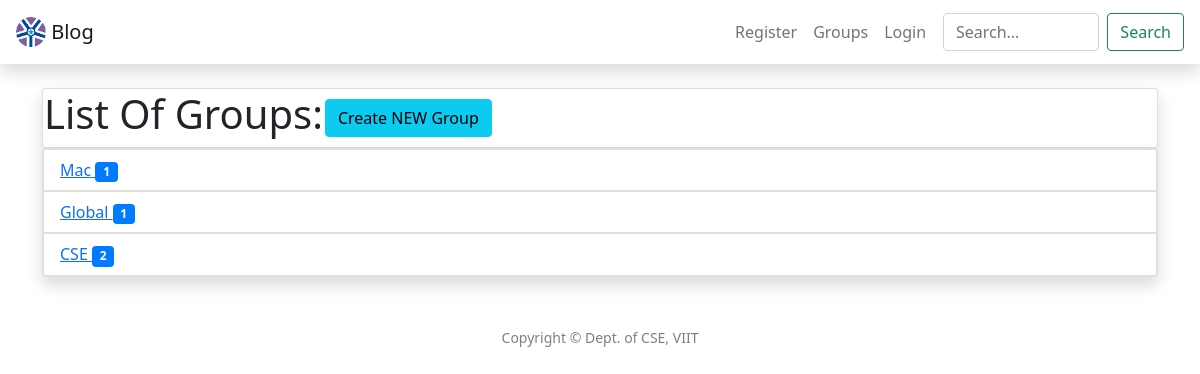
The app's page /groups/, older data.
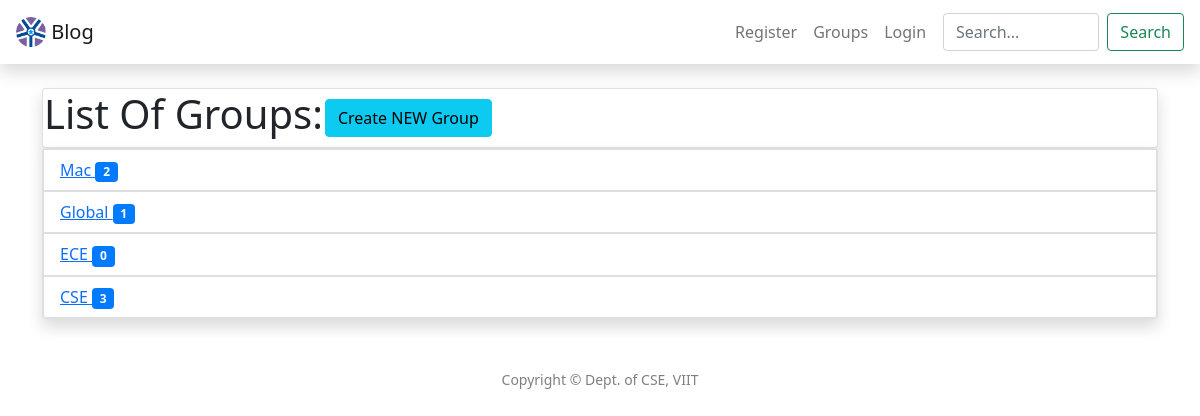
The same page, newer data.
### groups/models.py (models this page shows, shortened)
class Branches(models.Model):
	name = models.CharField(max_length = 100, primary_key=True)
	discripton = models.TextField(default="Test")
	user_id = models.ForeignKey(User, on_delete = models.CASCADE, default=1)
	count = models.IntegerField(default=0)
	def __str__(self):
		return self.name

### groups/views.py (the view)
# urls.py: path('groups/',GroupListView.as_view() , name = 'groups'),
class GroupListView(ListView):
	model = Branches
	template_name = 'groups/groups.html'
	context_object_name = 'group'
	ordering = ['-name']

### templates/groups/groups.html (shortened to what this page needs)
{% extends "header.html"%} {% block title %}Groups{% endblock %} {% block content %}
<div class="container">
<table class="card shadow portfolio">
    <tr>
        <td>
            <h1> List Of Groups:</h1>
        </td>
        <td>
            <a type="button" href="{%url 'group-create'%}" class="btn btn-info">Create NEW Group</a>
        </td>
    </tr>
</table>
<ul class="list-group card shadow portfolio">
    {% for g in group %}
                <a href="{% url 'groups' %}{{ g.name }}">
                <li class="list-group-item d-flex justify-content-between align-items-center">
                    {{g}}
                    <span class="badge badge-primary badge-pill">{{ g.count }}</span>
                    </a>
				{% endfor %}
    		</ul>
{% endblock content %}

### templates/header.html (shortened to what this page needs)
{% load static %}
<!DOCTYPE html>
<html lang="en">
<head>
    <html prefix="og: http://ogp.me/ns#">
    <link rel="stylesheet" href="{% static "bootstrap-4.3.1-dist\css\bootstrap.min.css" %}" >
    <link href="https://cdn.jsdelivr.net/npm/bootstrap@5.0.0-beta1/dist/css/bootstrap.min.css" rel="stylesheet">
</head>
<body>
    <nav class="navbar navbar-default  navbar-expand-lg shadow navbar-light bg-white">
        <a class="navbar-brand" href="/">
            <img src="{% static "Vlogo.png" %}" width="30" height="30" class="d-inline-block align-top" alt="VIIT"> Blog
        </a>
        <div class="collapse navbar-collapse" id="navbarSupportedContent">
            <ul class="navbar-nav ml-auto">
                {% if user.is_authenticated %}
                <li class="nav-item"><a class="nav-link" href="{% url 'post-create' %}">New Post</a></li>
                <li class="nav-item"><a class="nav-link" href="{% url 'groups' %}">Groups</a></li>
                <li class="nav-item"><a class="nav-link" href="{% url 'view_profile' %}">Profile</a></li>
                <li class="nav-item"><a class="nav-link" href="{% url 'logout' %}">Logout</a></li>
                {% else %}
                <li class="nav-item"><a class="nav-link" href="{% url 'register' %}">Register</a></li>
                <li class="nav-item"><a class="nav-link" href="{% url 'groups' %}">Groups</a></li>
                <li class="nav-item"><a class="nav-link" href="{% url 'login' %}">Login</a></li>
                {% endif %}
            </ul>
        </div>
            <form class="d-flex" action="{% url 'searchposts' %}" method="GET" value="{{request.GET.q}}">
                <input class="form-control me-2" type="text" name="q" value="{{request.GET.q}}" placeholder="Search..." aria-label="Search">
                <button class="btn btn-outline-success" name="submit" type="submit" value="Search">Search</button>
            </form>
    </nav>
    <main role="main" >
                 {% block content %}{% endblock %}
    </main>
    <br>
    <div id="sticky-footer" class="py-4 bg-secondry text-black-50">
        <div class="container text-center">
            <small>Copyright &copy; Dept. of CSE, VIIT</small>
        </div>
    </div>
</body>
</html>

Row changes from the older to the newer data that the page shows:
changed Branches "Mac": count "1" → "2"
added Branches: name "ECE", count "0"
changed Branches "CSE": count "2" → "3"
